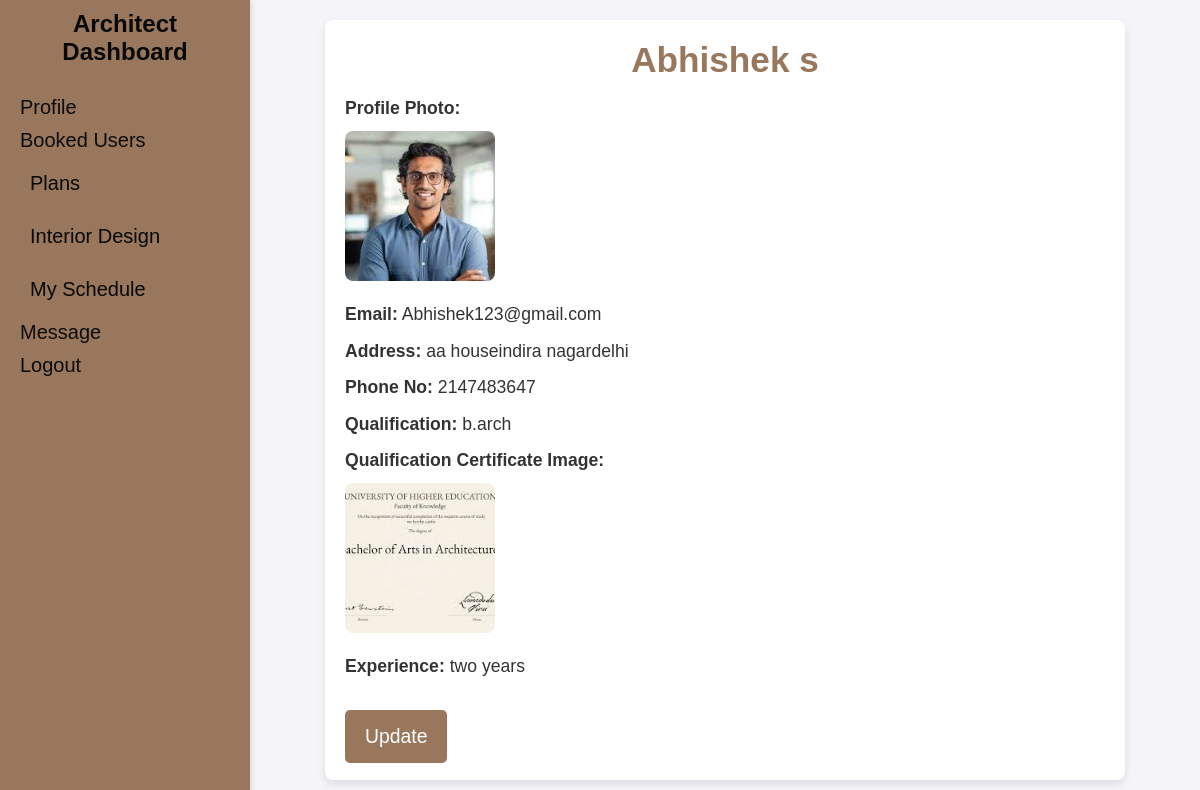
Screenshot of /raising-master_new/arch-profile.php (signed in) with the database file from the repository.
### tables this page shows
CREATE TABLE `add_architect` (
  `architect_id` int(11) NOT NULL,
  `name` varchar(200) NOT NULL,
  `photo` varchar(70) NOT NULL,
  `email` varchar(200) NOT NULL,
  `address` varchar(500) NOT NULL,
  `phoneno` int(10) NOT NULL,
  `qualification` varchar(70) NOT NULL,
  `qualificationcertificate` varchar(70) NOT NULL,
  `experience` varchar(200) NOT NULL,
  `password` varchar(8) NOT NULL
);

### raising-master_new/arch-profile.php (the view, shortened to what this page needs)
<html>
    <head></head>
    <body>
    <link rel="stylesheet" type="text/css" href="arch-profile.css">
  </body>
  </html>
<?php
include 'arch-side.php';
$servername = "localhost";
$username = "root";
$password = "";
$dbname = "buildmax";
$conn = new mysqli($servername, $username, $password, $dbname);
$p = $_SESSION["username"];
$sql = "SELECT name, photo, email, address, phoneno, qualification, qualificationcertificate, experience
        FROM add_architect WHERE email = '$p'";
$result = $conn->query($sql);
if ($result->num_rows > 0) {
    while ($row = $result->fetch_assoc()) {
        echo "<div class='profile-info'>";
        echo "<h2>" . htmlspecialchars($row["name"]) . "</h2>";
        $filename1 = $row["photo"];
        $f1 = "architectphotos/".$filename1;
            echo "<p><strong>Profile Photo:</strong><br><img src='$f1' class='architect-image' alt='Profile Photo'></p>";
        echo "<p><strong>Email:</strong> " . htmlspecialchars($row["email"]) . "</p>";
        echo "<p><strong>Address:</strong> " . htmlspecialchars($row["address"]) . "</p>";
        echo "<p><strong>Phone No:</strong> " . htmlspecialchars($row["phoneno"]) . "</p>";
        echo "<p><strong>Qualification:</strong> " . htmlspecialchars($row["qualification"]) . "</p>";
       $filename = $row["qualificationcertificate"];
        $f = "qualificationimages/" . $filename;
       if (file_exists($f)) {
            echo "<p><strong>Qualification Certificate Image:</strong><br><img src='qualificationimages/$filename' class='architect-image' alt='Qualification Certificate'></p>";
        } else {
            echo "<p><strong>Qualification Certificate Image:</strong> Not available</p>";
        }
        echo "<p><strong>Experience:</strong> " . htmlspecialchars($row["experience"]) . "</p>";
        echo "<p><a href='arch-profile2.php' class='update-button'>Update</a></p>";
        echo "</div>";
    }
} else {
    echo "<p>No profile found.</p>";
}
?>

### raising-master_new/arch-profile.css (style rules this page uses)
* { margin: 0; padding: 0; box-sizing: border-box; }
body { font-family: Arial, sans-serif; background-color: #f4f4f9; }
.profile-info { background-color: #fff; border-radius: 8px; padding: 20px; margin: 20px auto; width: 80%; max-width: 800px; box-shadow: 0 4px 8px rgba(0, 0, 0, 0.1); }
h2 { font-size: 2.2em; color: #99775C; text-align: center; margin-bottom: 15px; }
p { font-size: 1.1em; margin: 10px 0; line-height: 1.5; color: #333; }
.architect-image { width: 150px; height: 150px; border-radius: 8px; object-fit: cover; margin: 10px 0; }
.update-button { display: inline-block; background-color: #99775C; color: white; padding: 12px 20px; font-size: 1.1em; border-radius: 5px; text-decoration: none; text-align: center; margin-top: 20px; transition: background-color 0.3s ease; }
a { color: #99775C; text-decoration: none; }
img { max-width: 100%; border-radius: 8px; margin-top: 10px; }

### raising-master_new/admin-dash.css (style rules this page uses)
body { margin: 0; font-family: Arial, sans-serif; color: #2c3e50; }
a { text-decoration: none; color: inherit; }

### rows the page displays
add_architect: name "Abhishek s", photo (picture), email "Abhishek123@gmail.com", address "aa houseindira nagardelhi", phoneno "2147483647", qualification "b.arch", qualificationcertificate (picture), experience "two years"
